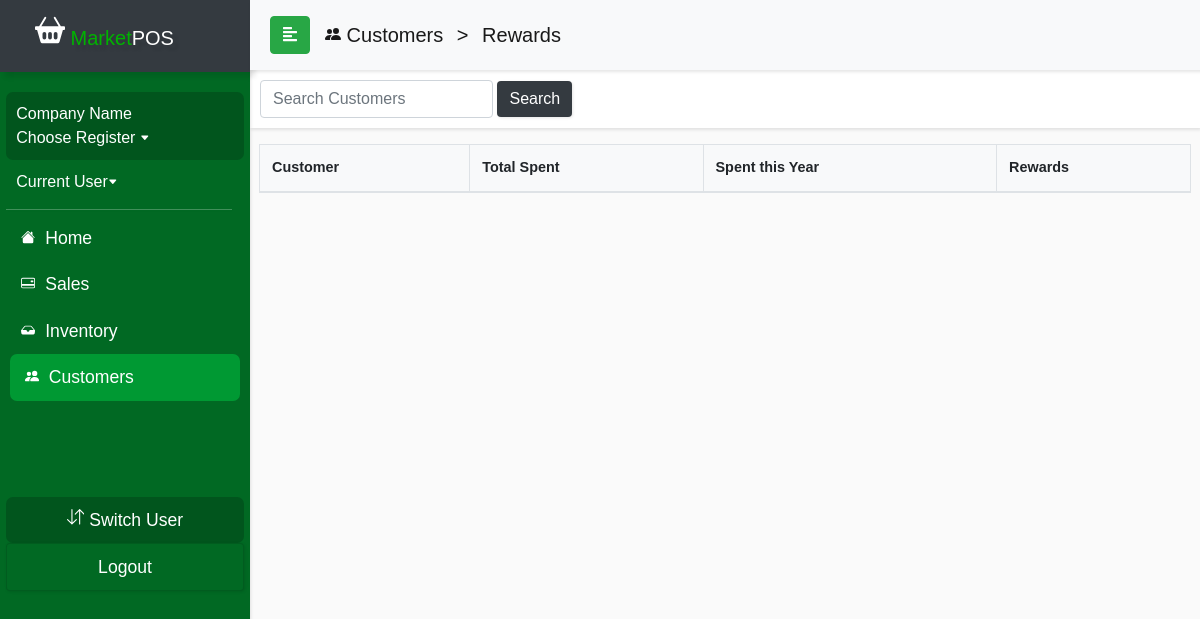
The app's page /currentDraft/rewardspage.php, older data.
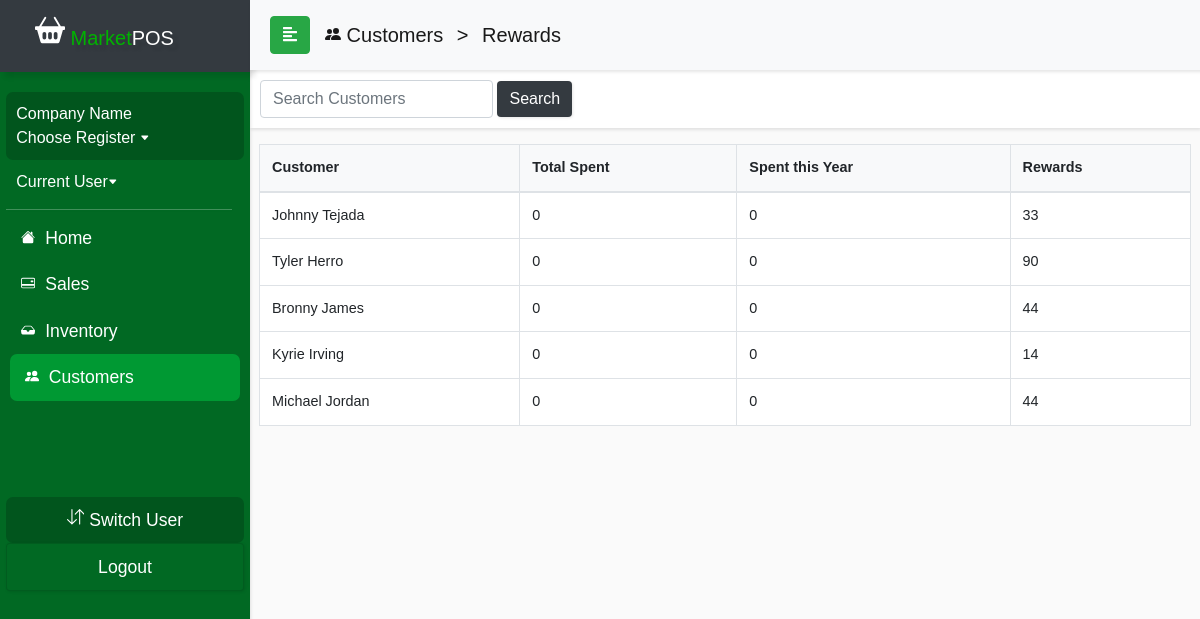
The same page, newer data.
### tables this page shows
CREATE TABLE `customer_info` (
  `customer_id` int(11) NOT NULL,
  `email` varchar(50) NOT NULL,
  `password` varchar(60) NOT NULL,
  `first_name` varchar(50) NOT NULL,
  `last_name` varchar(50) NOT NULL,
  `phone_number` double NOT NULL,
  `rewards` float DEFAULT NULL,
  `street_address` varchar(50) NOT NULL,
  `city` varchar(50) NOT NULL,
  `state` varchar(2) NOT NULL,
  `zip_code` int(11) NOT NULL
);

### currentDraft/rewardspage.php (the view, shortened to what the changed rows need)
<?php
include_once('sidebarconnect.php');
?>
<!DOCTYPE html>
<html>
<head>
  <link rel="stylesheet" href="css/bootstrap.min.css">
  <link rel="stylesheet" href="userStyle2.css">
  <link rel="stylesheet" href="css/jquery.mCustomScrollbar.min.css">
</head>
<body>
<nav id="sidebar">
    <div class="sidebar-header bg-dark">
      <h1 id="brand"><span><a class="navbar-brand relative-top" href="indexDraft.php">
            <span style="color: #00b300"> Market</span>POS</a></h1>
    </div>
  </nav>
  <div id="content">
    <div class="wrapper mt-3">
      <div class="row px-4 justify-content-center">
        <table class="table table-bordered table-hover" style="font-size:90%;">
          <thead class="bg-light">
            <tr>
              <th> Customer </th>
              <th> Total Spent </th>
              <th> Spent this Year</th>
              <th> Rewards </th>
            </tr>
          </thead>
          <tbody class="bg-white">
            <?php
            if (isset($_POST['submit-search'])) {
              $search = mysqli_real_escape_string($conn, $_POST['customer']);
              $query = "SELECT * FROM customer_info WHERE first_name LIKE '%$search%' OR last_name LIKE '%$search%' AND rewards >= 0";
              $result = mysqli_query($conn, $query);
              $queryResults = mysqli_num_rows($result);
              echo "<div class='row mt-3'>There are $queryResults results matching your search</div><br>";
            } else {
              $query = "SELECT * FROM customer_info WHERE rewards >= 0 ";
              $result = mysqli_query($conn, $query);
            }
            while ($row = mysqli_fetch_assoc($result)) {
              $total = 0;
              $yearTotal = 0;
              if($row['rewards'] != 0)
              {
              echo "
                  <tr>
                  <td>" . $row['first_name'] . " " . $row['last_name'] . "</td>
                  <td>" . $total . "</td>
                  <td>" . $yearTotal . "</td>
                  <td>" . $row['rewards'] . "</td>
                  <tr>";
              }
            }
            ?>
          </tbody>
        </table>
      </div>
    </div>
</body>
</html>

Row changes from the older to the newer data that the page shows:
added customer_info: first_name "Johnny", last_name "Tejada", total "0", yearTotal "0", rewards "33"
added customer_info: first_name "Tyler", last_name "Herro", total "0", yearTotal "0", rewards "90"
added customer_info: first_name "Bronny", last_name "James", total "0", yearTotal "0", rewards "44"
added customer_info: first_name "Kyrie", last_name "Irving", total "0", yearTotal "0", rewards "14"
added customer_info: first_name "Michael", last_name "Jordan", total "0", yearTotal "0", rewards "44"
